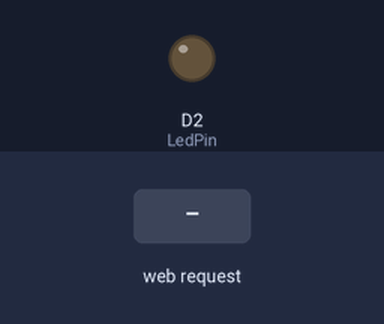
Recording of a sketch running on a simulated ESP8266 (NodeMCU). On the bench: output pins drawn as LEDs (lit = HIGH). Inputs (shaded band) come from the test bench.

Above: at 1.2 s.
1.3 s: HTTP request GET /on received
At 2.2 s:
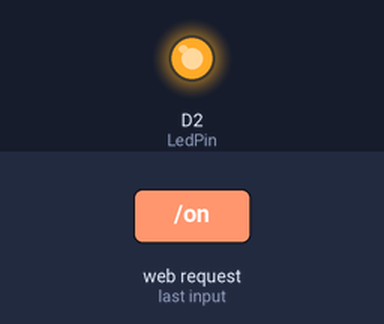
2.8 s: HTTP request GET /off received
At 3.3 s:
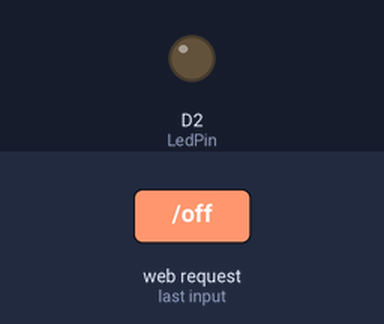
Timing chart, 0 to 5.8 s (numbered marks = the images above; inputs shaded):
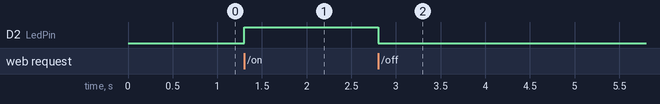

Measured:
- after the input at 1.3 s, D2 (LedPin): LOW → HIGH at once
- after the input at 2.8 s, D2 (LedPin): HIGH → LOW at once

The sketch:

WiFi_Led_basic.ino
```cpp
#include <ESP8266WiFi.h>
#include <ESP8266WebServer.h>

const char *ssid = "WiFi-Led";
const char *password = "123456789";
int LedPin = D2; // Change this to the pin where your LED is connected

ESP8266WebServer server(80);

void setup() {
  pinMode(LedPin, OUTPUT);

  // Connect to Wi-Fi
  WiFi.mode(WIFI_AP);
  WiFi.softAP(ssid, password);

  // Define the web server routes
  server.on("/", HTTP_GET, handleRoot);
  server.on("/on", HTTP_GET, handleOn);
  server.on("/off", HTTP_GET, handleOff);

  // Start the server
  server.begin();
}

void loop() {
  server.handleClient();
}

void handleRoot() {
server.send(200, "text/html", "<h1>Control Panel</h1>");
}

void handleOn() {
  digitalWrite(LedPin, HIGH);
  server.send(200, "text/html", "LED is ON");
}

void handleOff() {
  digitalWrite(LedPin, LOW);
  server.send(200, "text/html", "LED is OFF");
}
```
